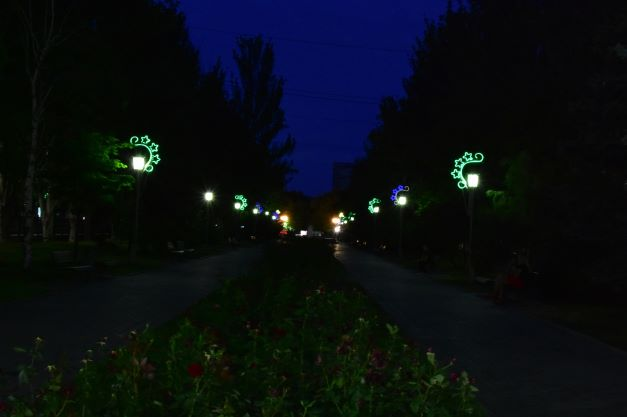
#> input picture MyCannyEdgeDetector and BlurOrNot/images/1.JPG, 627 x 417 px, given in place of , which was not available
$ python BlurOrNot.py
#> lines starting #> are read from the running program, lines starting #| are printed output that depends on the picture; pictures that were not available may be replaced by others from this repository, and a replacement may not be noted
import numpy as np
import matplotlib.pyplot as plt
from skimage import io
from skimage import filters
from skimage.color import rgb2gray
from skimage import feature
import os

# Function to get the threshold value


def dataset():
    path = (r"C:\Users\mitta\Downloads\images\\")

    x = np.zeros(100)
    y = np.zeros(100)
    z = np.zeros(100)

    listing = os.listdir(path)

    i = 0

    for file in listing:
        image = io.imread(path+file)
        x[i] = i
        y[i] = filters.laplace(image).var()
        i += 1

    path = (r"C:\Users\mitta\Downloads\images1\\")

    listing = os.listdir(path)

    i = 0

    for file in listing:
        image = io.imread(path+file)
        z[i] = filters.laplace(image).var()
        i += 1

    # Red are the sharp images, blue are the blur images
    plt.scatter(x, y, color='red')
    plt.scatter(x, z, color='blue')
    plt.yticks(np.arange(0, 0.1, 0.01))
    plt.xlabel('image')
    plt.ylabel('score')
    plt.title('Variance Graph')
    plt.show()


# Convolution function to convolve an image with a given kernel and return convolved image


def convolution(temp_image, kernel):
    width, height = temp_image.shape
    length = kernel.shape[0]//2
    image = np.zeros([width, height])

    for i in range(0, width):
        for j in range(0, height):
            # Corner and edge pixels are given the value which would be in convolved image at distance length from edge
            sub_image = temp_image[max(length, min(width-length-1, i))-length:max(length, min(width-length-1, i)) +
                                   length+1, max(length, min(height-length-1, j))-length:max(length, min(height-length-1, j))+length+1]
            image[i, j] = np.sum(np.multiply(sub_image, kernel))

    return image

# Function to get the Laplacian Kernel convolved with the image

def laplacian_filter(temp_image):
    temp_image = rgb2gray(temp_image)
    kernel = np.array([[0, 1, 0], [1, -4, 1], [0, 1, 0]])
    return convolution(temp_image, kernel)

# Function to find the probability of an image to be blur or non blur using variance

def probability(variance):
    if(variance > 0.01):
        text = "Not Blur, Probabilty = "+str(round(min(1, variance/0.02), 2))
        plt.title(text)
    else:
        text = "Blur, Probabilty = "+str(round(max(0, 1-variance/0.02), 2))
        plt.title(text)

# Function to check if image is blur or not

def BlurOrNot(image):
    variance = laplacian_filter(image).var()
    plt.imshow(image)
    plt.axis('off')
    probability(variance)
    plt.show()


# [8 lines of commented-out code are left out]

print("Enter the Image Address : ")
address = input()
image = io.imread(address)
#> image is the input picture: shape (417, 627, 3); mean R, G, B 9, 13.8, 17.6
BlurOrNot(image)
#> in laplacian_filter, `temp_image = rgb2gray(temp_image)`:
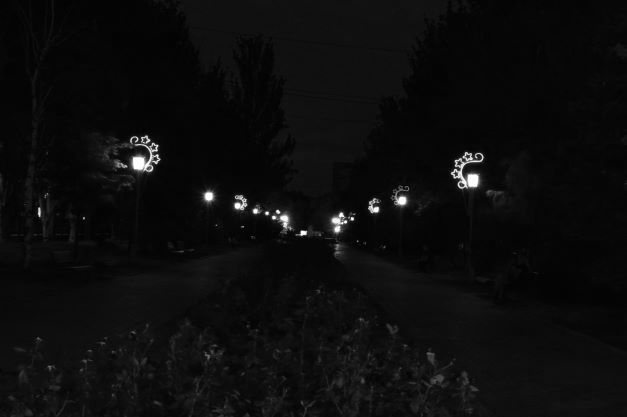
#> temp_image: shape (417, 627) float64; min 0, max 1, mean 0.0512
#> after the loop in convolution, `for i in range(0, width):`:
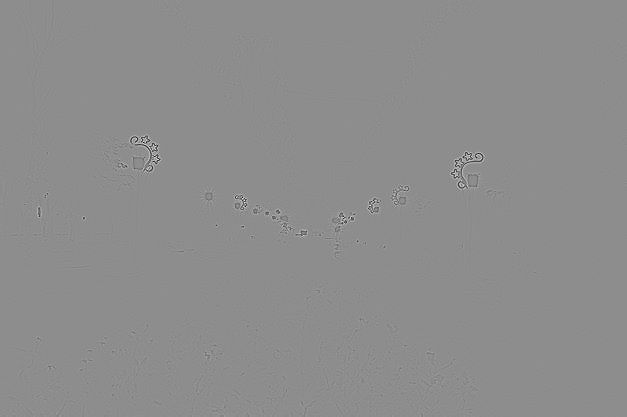
#> image: shape (417, 627) float64; min -2.03, max 1.63, mean 1.02e-05; drawn with min black and max white
#> in BlurOrNot, `variance = laplacian_filter(image).var()`: variance = 0.00338
#> in probability, `text = "Blur, Probabilty = "+str(round(max(0, 1-variance/0.02), 2))`: text = 'Blur, Probabilty = 0.83'

$ run again, on MyCannyEdgeDetector and BlurOrNot/images/4.JPG
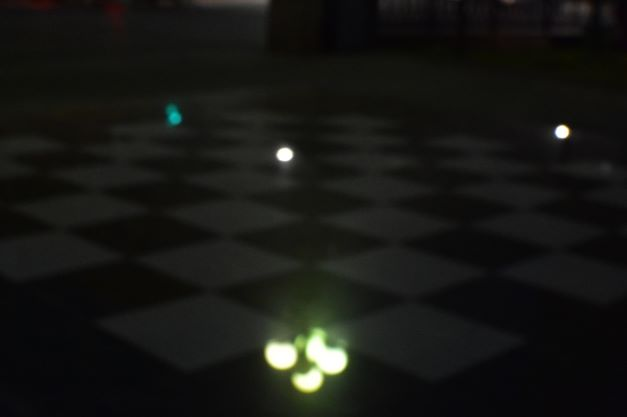
#> input picture MyCannyEdgeDetector and BlurOrNot/images/4.JPG, 627 x 417 px, given in place of , which was not available
#> image is the input picture: shape (417, 627, 3); mean R, G, B 22.5, 23.1, 19.8
#> after the loop in convolution, `for i in range(0, width):`:
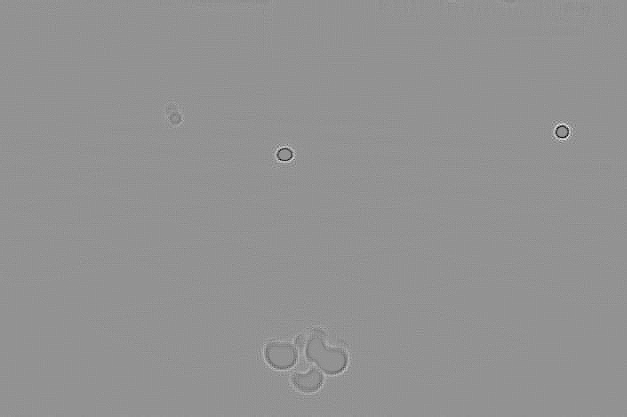
#> image: shape (417, 627) float64; min -0.455, max 0.335, mean 1.97e-06; drawn with min black and max white
#> variance = 9.55e-05
#> text = 'Blur, Probabilty = 1.0'

$ run again, on MyCannyEdgeDetector and BlurOrNot/images/5.jpg
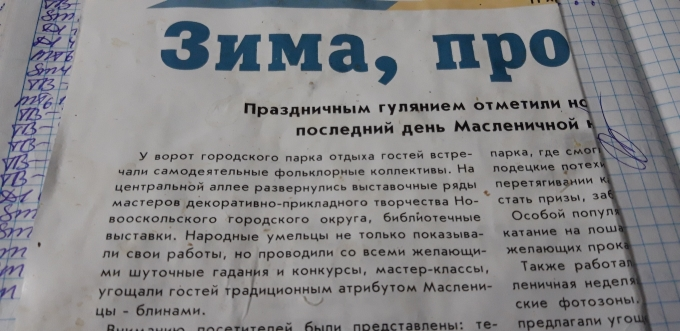
#> input picture MyCannyEdgeDetector and BlurOrNot/images/5.jpg, 680 x 331 px, given in place of , which was not available
#> image is the input picture: shape (331, 680, 3); mean R, G, B 134.4, 134.2, 136
#> in laplacian_filter, `temp_image = rgb2gray(temp_image)`:
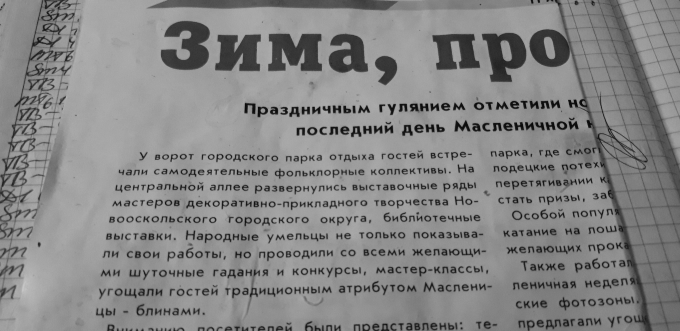
#> temp_image: shape (331, 680) float64; min 0.026, max 0.779, mean 0.527
#> after the loop in convolution, `for i in range(0, width):`:
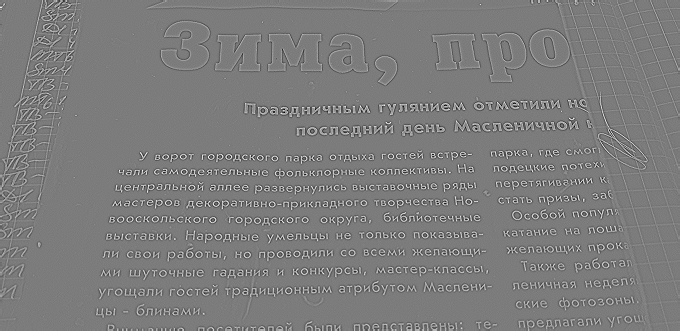
#> image: shape (331, 680) float64; min -1.08, max 1.14, mean 0.000146; drawn with min black and max white
#> variance = 0.0254
#> text = 'Not Blur, Probabilty = 1'
